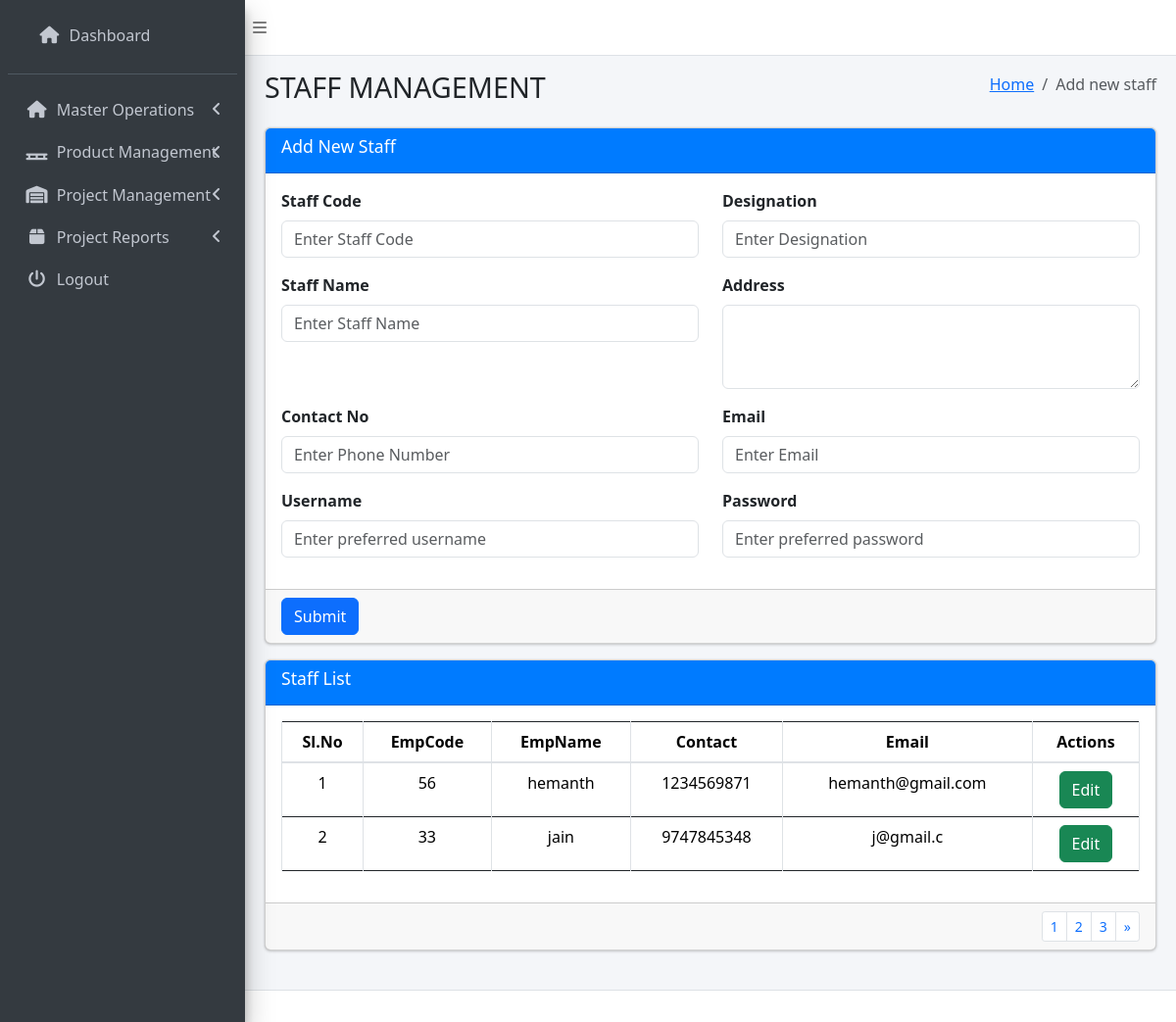
/Stafflist/ (signed in), run on the app's committed database.
### Base/models.py (models this page shows)
class Employee1 (models.Model):
    userid=models.ForeignKey(User,on_delete=models.CASCADE)
    empcode=models.CharField(max_length=100,)
    designation=models.CharField(max_length=200,)
    name =models.CharField(max_length=250)
    address=models.CharField(max_length=400,)
    contact=models.IntegerField()
    email=models.CharField(max_length=200)
    uname=models.CharField(max_length=200)
    passwrd=models.CharField(max_length=200)

### Base/views.py (the view, shortened to what this page needs)
# urls.py: path('Stafflist/', login_required(views.stafflist), name='stafflist'),
@login_required
def stafflist(request):
    return render_staff_list(request)

### Base/templatetags/permissions_tags.py (called while the page is built)
@register.filter
def is_admin(user):
    return user.is_superuser

### Base/views.py (called while the page is built)
def render_staff_list(request):
    emp = Employee1.objects.order_by('id')  # Assuming 'id' is the field you want to order by
    serial_number = 1
    for i in emp:
        i.serial_number = serial_number
        serial_number += 1
    paginator = Paginator(emp, 2)
    page_number = request.GET.get('page')
    try:
        emp_page = paginator.page(page_number)
    except PageNotAnInteger:
        emp_page = paginator.page(1)
    except EmptyPage:
        emp_page = paginator.page(paginator.num_pages)
    context={'data_zipped':emp_page}
    return render(request, 'stafflist.html', context)

### template/stafflist.html (shortened to what this page needs)
{% extends 'layout/base.html' %}
{% load static %}
{% load permissions_tags%}
{% block content %}
<div class="content-wrapper">
    <section class="content-header">
      <div class="container-fluid">
        <div class="row mb-2">
          <div class="col-sm-6">
            <h1>STAFF MANAGEMENT</h1>
          </div>
          <div class="col-sm-6">
            <ol class="breadcrumb float-sm-right">
                <li class="breadcrumb-item"><a class="home" href="{% url 'Dashboard' %}">Home</a></li>
                <li class="breadcrumb-item active">Add new staff</li>
            </ol>
          </div>
        </div>
      </div>
    </section>
    <section class="content">
        <div class="container-fluid">
          <div class="row">
            <div class="col-md-12">
              <div class="card card-primary">
                <div class="card-header">
                  <h3 class="card-title">Add New Staff</h3>
                </div>
                <form role="form" method="POST" action="{% url 'stafflist' %}">
                  <div class="card-body">
                    <div class="row">
                        <div class="col-sm-6">
                          <div class="form-group">
                            <label>Staff Code</label>
                            <input type="text" name="staffcode" class="form-control" placeholder="Enter Staff Code" required>
                          </div>
                        </div>
                        <div class="col-sm-6">
                          <div class="form-group">
                            <label>Designation</label>
                            <input type="text" name="desig" class="form-control" placeholder="Enter Designation" required>
                          </div>
                        </div>
                      </div>
                      <div class="row">
                        <div class="col-sm-6">
                          <div class="form-group">
                            <label>Staff Name</label>
                            <input type="text" name="staffname" class="form-control" placeholder="Enter Staff Name" required>
                          </div>
                        </div>
                        <div class="col-sm-6">
                          <div class="form-group">
                            <label>Address</label>
                            <textarea rows="3" cols="50" class="form-control" name="addr" placeholder="Enter Address" required> </textarea>
                          </div>
                        </div>
                      </div>
                      <div class="row">
                        <div class="col-sm-6">
                            <div class="form-group">
                                <label>Contact No</label>
                                <input type="text" name="contact" class="form-control" placeholder="Enter Phone Number" pattern="[0-9]{10}" title="Please enter a 10-digit phone number" required>
                            </div>
                        </div>
                        <div class="col-sm-6">
                          <div class="form-group">
                            <label>Email</label>
                            <input type="email" name="mail" class="form-control" placeholder="Enter Email" required>
                          </div>
                        </div>
                      </div>
                      <div class="row">
                        <div class="col-sm-6">
                          <div class="form-group">
                            <label>Username</label>
                            <input type="text" name="uname" class="form-control" placeholder="Enter preferred username" required>
                          </div>
                        </div>
                        <div class="col-sm-6">
                          <div class="form-group">
                            <label>Password</label>
                            <input type="password" name="password" class="form-control" placeholder="Enter preferred password" required>
                          </div>
                        </div>
                      </div>
                  </div>
                  <div class="card-footer">
                    <button type="submit" class="btn btn-primary">Submit</button>
                  </div>
                </form>
              </div>
              <div class="card card-primary">
                  <div class="card-header">
                      <h3 class="card-title">Staff List</h3>
                  </div>
                  <div class="card-body">
                    <div class="table-responsive">
                        <table class="table table-bordered">
                            <thead>
                                <tr>
                                  <th style="text-align: center">Sl.No</th>
                                    <th style="text-align: center">EmpCode</th>
                                    <th style="text-align: center">EmpName</th>
                                    <th style="text-align: center">Contact</th>
                                    <th style="text-align: center">Email</th>
                                    <th style="text-align: center">Actions</th>
                                </tr>
                            </thead>
                            <tbody>
                              {% for i in data_zipped %}
                                <tr>
                                  <td style="text-align: center">{{ i.serial_number }}</td>
                                  <td style="text-align: center">{{ i.empcode }}</td>
                                  <td style="text-align: center">{{ i.name }}</td>
                                  <td style="text-align: center">{{ i.contact }}</td>
                                  <td style="text-align: center">{{ i.email }}</td>
                                  <td style="text-align: center">
                                    <button type="button" class="btn btn-success">
                                      <a style="color:white; text-decoration: none;" href="{% url 'editstaff' i.id %}">Edit</a>
                                    </button>
                                  </td>
                                </tr>
                              {% endfor %}
                            </tbody>
                        </table>
                    </div>
                  </div>
                  <div class="card-footer clearfix">
                    <ul class="pagination pagination-sm m-0 float-right">
                      {% for num in data_zipped.paginator.page_range %}
                          <li class="page-item {% if num == emp_page.number %}active{% endif %}">
                              <a class="page-link" href="?page={{ num }}">{{ num }}</a>
                          </li>
                      {% endfor %}
                      {% if data_zipped.has_next %}
                          <li class="page-item"><a class="page-link" href="?page={{ emp_page.next_page_number }}">&raquo;</a></li>
                      {% endif %}
                  </ul>
                </div>
              </div>
            </div>
          </div>
        </div>
    </section>
</div>
{% endblock content %}

### data on the page
Employee1: serial_number "1", empcode "56", name "hemanth", contact "1234569871", email "hemanth@gmail.com"
Employee1: serial_number "2", empcode "33", name "jain", contact "9747845348", email "j@gmail.c"

### other printed values
{{ num }} "1" "2" "3"
